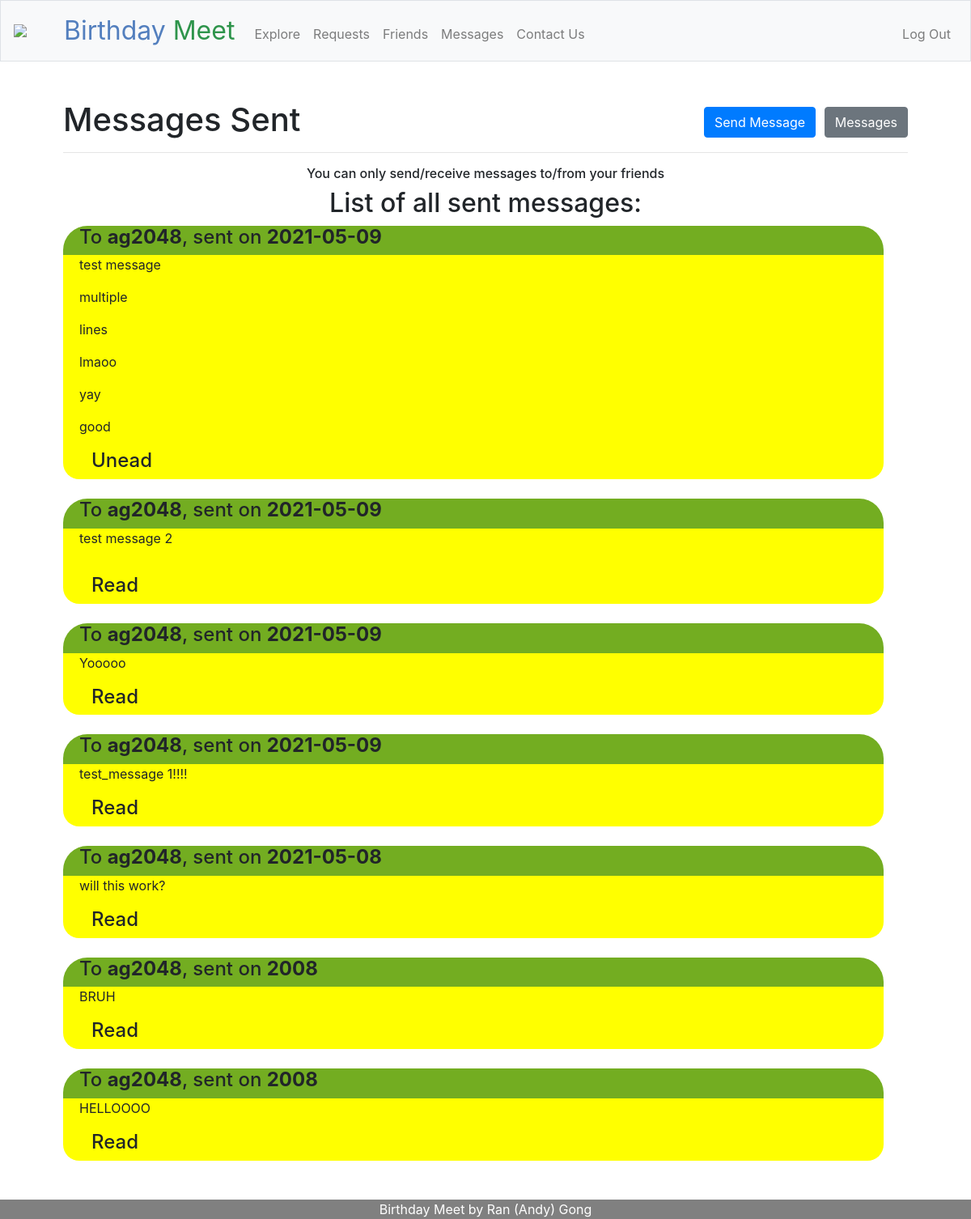
/sent (signed in), run on the app's committed database.
### tables this page shows
CREATE TABLE users (id INTEGER, username TEXT NOT NULL, hash TEXT NOT NULL, month INTEGER NOT NULL, day INTEGER NOT NULL, PRIMARY KEY(id));

CREATE TABLE messages (
        id INTEGER,
        sender_id INTEGER NOT NULL,
        receiver_id INTEGER NOT NULL,
        message_text TEXT NOT NULL,
        when_sent DATE NOT NULL,
        is_read BIT NOT NULL,
        FOREIGN KEY (sender_id) REFERENCES users (id),
        FOREIGN KEY (receiver_id) REFERENCES users (id),
        PRIMARY KEY(id)
    );

### app.py (the view)
@app.route("/sent")
@login_required
def sent():
    list_of_messages_info = []
    list_of_messages_from_database = db.execute("SELECT * FROM messages WHERE sender_id = ?", session.get("user_id"))
    for message_from_database in list_of_messages_from_database:
        receiver_username = db.execute("SELECT * FROM users WHERE id = ?", message_from_database["receiver_id"])[0]["username"]
        is_read = (message_from_database["is_read"] == 1)
        list_of_messages_info.append({
            "message": message_from_database["message_text"].split("\r\n"),
            "id": message_from_database["id"],
            "receiver_username": receiver_username,
            "time_sent": message_from_database["when_sent"],
            "is_read": is_read
        })
    list_of_messages_info.reverse()
    return render_template("sent.html", list_of_messages_info=list_of_messages_info)

### app.py (called while the page is built)
@app.after_request
def after_request(response):
    response.headers["Cache-Control"] = "no-cache, no-store, must-revalidate"
    response.headers["Expires"] = 0
    response.headers["Pragma"] = "no-cache"
    return response

def login_required(f):
    @wraps(f)
    def decorated_function(*args, **kwargs):
        if session.get("user_id") is None:
            flash("You are currently not logged in!")
            return redirect("/login")
        return f(*args, **kwargs)
    return decorated_function

### templates/sent.html (shortened to what this page needs)
{% extends "layout.html" %}
{% block main %}
<h1>
    <span class="display-5 fw-bold">Messages Sent</span>
    <div class="float-right">
        <a href="/send"><button class="btn btn-primary">Send Message</button></a>
        <a href="/messages"><button class="btn btn-secondary">Messages</button></a>
    </div>
</h1>
<hr>
<h6 class="display-5 fw-bold align-center">You can only send/receive messages to/from your friends</h6>
{% if list_of_messages_info %}
    <h2 class="display-5 align-center">List of all sent messages:</h2>
    {% for message in list_of_messages_info %}
        <div class="container-fluid">
            <div class="row" style="
            border-radius: 30px 30px 0px 0px;
            background: #73AD21;
            padding-left: 20px;
            width: 100%;
            text-align: left;
        ">
                <h4 class="display-5">
                    To <span style="font-weight: bold;">{{ message.receiver_username }}</span>, sent on <span style="font-weight: bold;">{{ message.time_sent }}</span>
                </h4>
            </div>
            {% for line in message.message %}
                <div class="row" style="
                    background: #ffff00;
                    padding-left: 20px;
                    padding-right: 20px;
                    width: 100%;
                    text-align: left;
                ">
                    <p>
                        {{ line }}
                    </p>
                </div>
            {% endfor %}
            <div class="row justify-content-between"style="
                border-radius: 0px 0px 20px 20px;
                background: #ffff00;
                padding-left: 20px;
                padding-right: 20px;
                width: 100%;
                text-align: left;
            ">
                {% if message.is_read %}
                <div class="col-4">
                    <h4>
                        Read
                    </h4>
                </div>
                {% else %}
                <div class="col-4">
                    <h4>
                        Unead
                    </h4>
                </div>
                {% endif %}
            </div>
        </div>
        <br>
    {% endfor %}
{% else %}
    <h2 class="display-5 fw-bold align-center">You have sent no messages at this moment</h2>
    <h4 class="display-5 fw-bold align-center">Add some friends, or send a message to your friends now!</h4>
{% endif %}
{% endblock %}

### static/styles.css (style rules this page uses)
.align-center { text-align: center; }
.container-fluid { margin-right: 0; margin-left: 0; overflow: hidden; }

### data on the page
users: receiver_username "ag2048" "ag2048" "ag2048" "ag2048" "ag2048" "ag2048" "ag2048"
messages: time_sent "2021-05-09"
messages: time_sent "2021-05-09"
messages: time_sent "2021-05-09", message_text "Yooooo"
messages: time_sent "2021-05-09", message_text "test_message 1!!!!"
messages: time_sent "2021-05-08", message_text "will this work?"
messages: time_sent "2008", message_text "BRUH"
messages: time_sent "2008", message_text "HELLOOOO"

### other printed values
{{ line }} "test message" "multiple" "lines" "lmaoo" "yay" "good" "test message 2"
